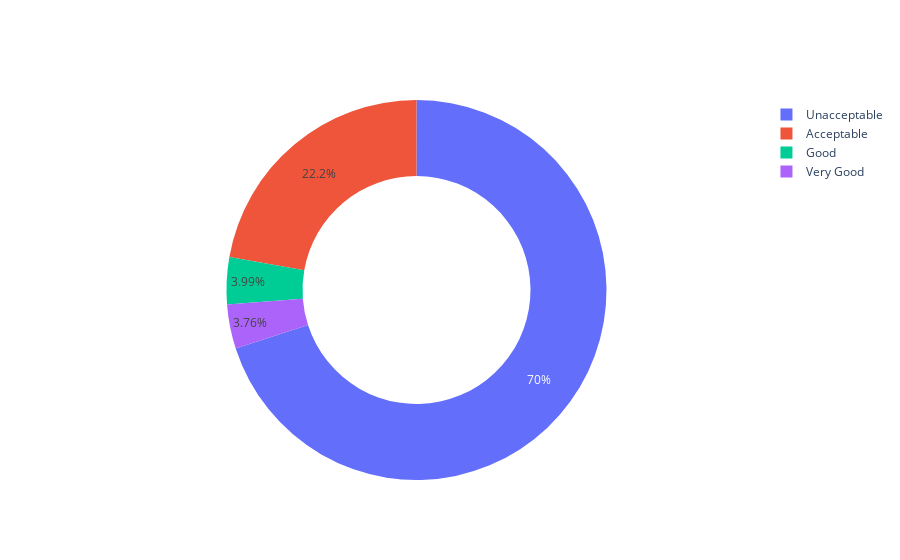

Notebook source saved alongside this figure:
### Markdown cell above
**Gráfico "Distribuição de carros avaliados"**

### Code cell
configure_plotly_browser_state()
fig = {
  "data": [
    {
      "values": [1210,384,69,65],
      "labels": [
        "Unacceptable",
        "Acceptable",
        "Good",
        "Very Good"
      ],
      "domain": {"column": 0},
      "name": "Car Evaluation",
      "hoverinfo":"label+percent+name",
      "hole": .6,
      "type": "pie"
    }],
  "layout": {
        #"title":"Distribuição de carros avaliados",
        "grid": {"rows": 1, "columns": 1},
        "annotations": [
            {
                "font": {
                    "size": 36
                },
                "showarrow": False,
                "text": "",
                "x": 0.5,
                "y": 0.5
            }
        ]
    }
}
print("\n\n\t\t\t\tDistribuição de carros avaliados")
py.iplot(fig, filename='cars_donut')

### Figure 1 — Plotly figure (JSON) as saved in the notebook; plotly's stock layout.template omitted (floating-point values rounded to 4 significant figures)
{"data": [{"domain": {"column": 0}, "name": "Car Evaluation", "labels": ["Unacceptable", "Acceptable", "Good", "Very Good"], "values": [1210, 384, 69, 65], "hoverinfo": "label+percent+name", "hole": 0.6, "type": "pie"}], "layout": {"grid": {"rows": 1, "columns": 1}, "annotations": [{"y": 0.5, "text": "", "font": {"size": 36}, "x": 0.5, "showarrow": false}]}}
